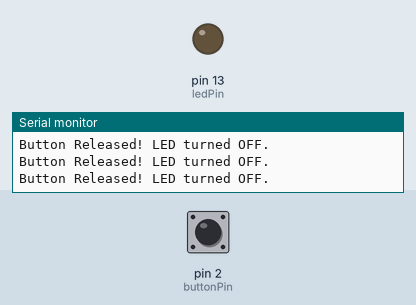
This sketch was run on a simulated Arduino Uno, built with avr-gcc and run on an emulated ATmega328P. Parts: output pins drawn as LEDs (lit = HIGH), the last lines printed to the serial monitor. The inputs (shaded band) are chosen by the test bench; at power-on: pin 2 (buttonPin) LOW.

Above: at 1.8 s.
1.9 s: pin 2 (buttonPin) pulled HIGH for 0.6 s
At 2.4 s:
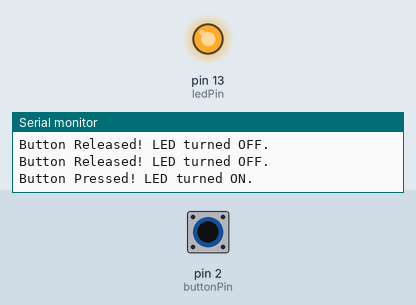
4.0 s: pin 2 (buttonPin) pulled HIGH for 3.2 s
At 8.2 s:
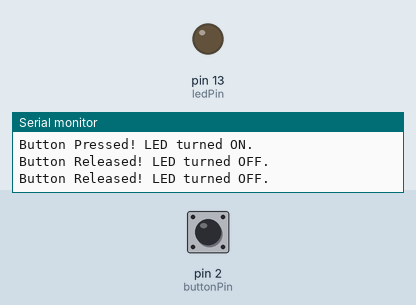
Timing chart, 0 to 9.7 s (numbered marks = the images above; inputs shaded):
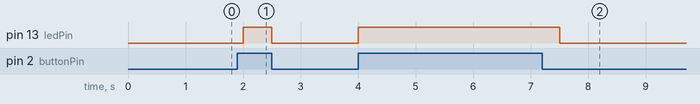

Measured:
- after the input at 1.9 s, pin 13 (ledPin): LOW → HIGH after 0.10 s, → LOW 0.50 s later
- after the input at 4.0 s, pin 13 (ledPin): LOW → HIGH at once, → LOW 3.5 s later

The sketch:

Project_1.ino
```cpp
const int ledPin = 13;
const int buttonPin = 2;
int buttonState;

void setup()
{
  Serial.begin(9600);          // Initialize virtual USB communication
  pinMode(ledPin, OUTPUT);     // Set Pin 13 as a digital output
  pinMode(buttonPin, INPUT);   // Set Pin 2 as a digital input
}

void loop()
{
  buttonState = digitalRead(buttonPin);  // Reads the electrical state of Pin 2

// Checks if the button is pressed or not
  if (buttonState == HIGH) {
    digitalWrite(ledPin, HIGH);
    Serial.println("Button Pressed! LED turned ON.");
  } else {
    digitalWrite(ledPin, LOW);
    Serial.println("Button Released! LED turned OFF.");
  }

  delay(500);  // Pauses the execution program for half a second
}
```
